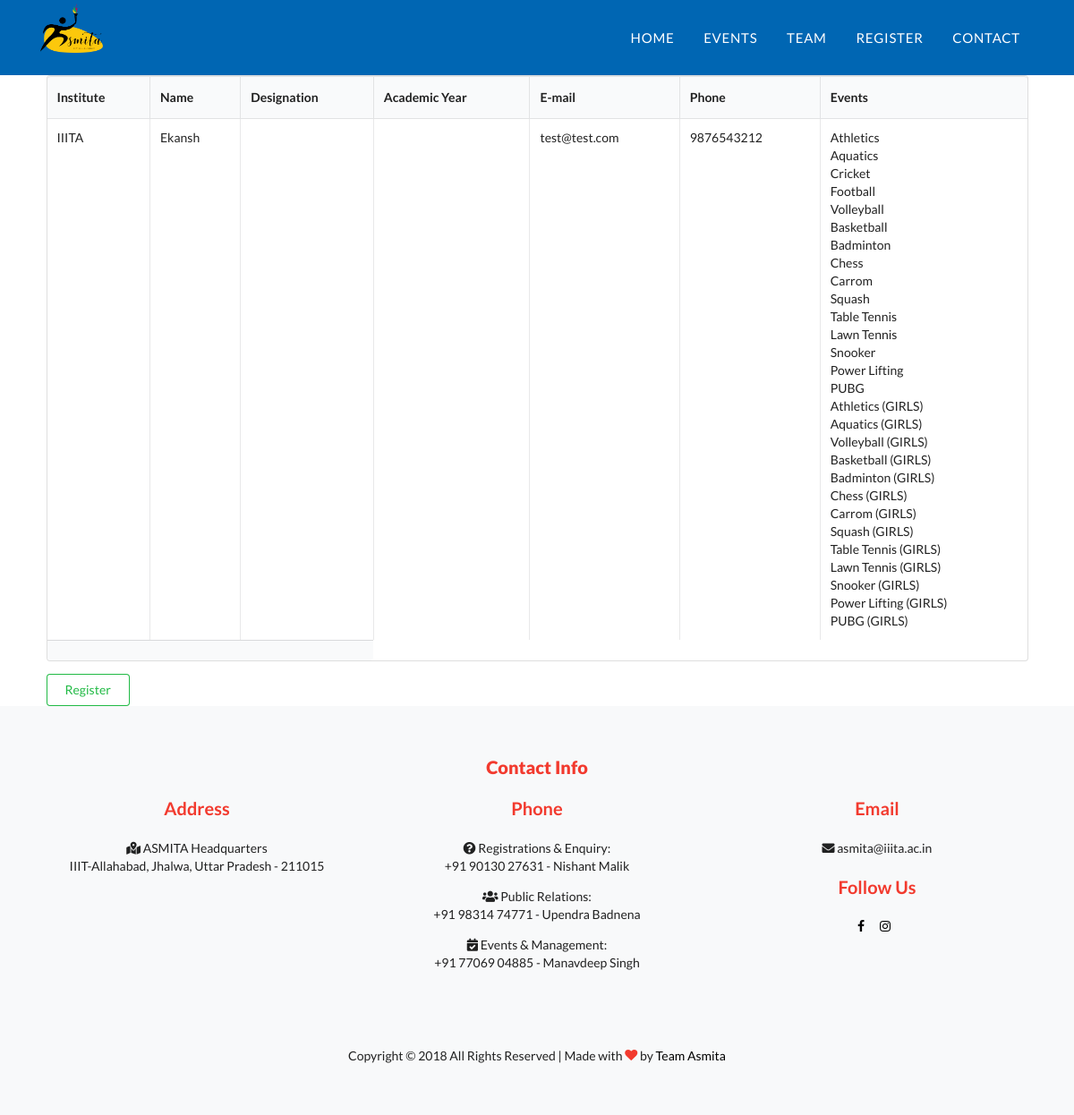
/indexadmin.php, run on the app's committed database.
### tables this page shows
CREATE TABLE `pdotrial1` (
  `id` int(11) NOT NULL,
  `name` varchar(255) NOT NULL,
  `email` varchar(255) NOT NULL,
  `institute` text NOT NULL,
  `designation` varchar(255) NOT NULL,
  `acad_year` text NOT NULL,
  `phone` bigint(11) NOT NULL,
  `team_name` text NOT NULL,
  `team_size` text NOT NULL,
  `athletics` tinyint(1) DEFAULT NULL,
  `aquatics` tinyint(1) DEFAULT NULL,
  `cricket` tinyint(1) DEFAULT NULL,
  `football` tinyint(1) DEFAULT NULL,
  `volleyball` tinyint(1) DEFAULT NULL,
  `basketball` tinyint(1) DEFAULT NULL,
  `badminton` tinyint(1) DEFAULT NULL,
  `chess` tinyint(1) DEFAULT NULL,
  `carrom` tinyint(1) DEFAULT NULL,
  `squash` tinyint(1) DEFAULT NULL,
  `table_tennis` tinyint(1) DEFAULT NULL,
  `lawn_tennis` tinyint(1) DEFAULT NULL,
  `snooker` tinyint(1) DEFAULT NULL,
  `power_lifting` tinyint(1) DEFAULT NULL,
  `pubg` tinyint(1) DEFAULT NULL,
  `athletics_girls` tinyint(1) DEFAULT NULL,
  `aquatics_girls` tinyint(1) DEFAULT NULL,
  `volleyball_girls` tinyint(1) DEFAULT NULL,
  `basketball_girls` tinyint(1) DEFAULT NULL,
  `badminton_girls` tinyint(1) DEFAULT NULL,
  `chess_girls` tinyint(1) DEFAULT NULL,
  `carrom_girls` tinyint(1) DEFAULT NULL,
  `squash_girls` tinyint(1) DEFAULT NULL,
  `table_tennis_girls` tinyint(1) DEFAULT NULL,
  `lawn_tennis_girls` tinyint(1) DEFAULT NULL,
  `snooker_girls` tinyint(1) DEFAULT NULL,
  `power_lifting_girls` tinyint(1) DEFAULT NULL,
  `pubg_girls` tinyint(1) DEFAULT NULL,
  `events` longtext NOT NULL
);

### indexadmin.php (the view)
<?php
  include("header.php");
?>
    <div class="ui container">
    <?php
      include_once("config.php");
      $sql = "SELECT * FROM pdotrial1";
      $stmt = $pdo->prepare($sql);
      $stmt->execute();
      $users = $stmt->fetchAll();
      ?>
      <table class="ui celled table">
        <thead>
          <tr>
            <th>Institute</th>
            <th>Name</th>
            <th>Designation</th>
            <th>Academic Year</th>
            <th>E-mail</th>
            <th>Phone</th>
            <th>Events</th>
          </tr>
        </thead>
      <tbody>
<?php
      foreach ($users as $user) {
        echo "<tr>";
        echo "<td>$user->institute</td>";
        echo "<td>$user->name</td>";
        echo "<td>$user->designation</td>";
        echo "<td>$user->acad_year</td>";
        echo "<td>$user->email</td>";
        echo "<td>$user->phone</td>";
        echo "<td>$user->events</td>";
        echo "</tr>";
      }
?>
  </tbody>
  <tfoot>
    <tr><th colspan="3">
    </th>
  </tr></tfoot>
</table>
<a href = 'register.html'><button class="ui button basic green">Register</button></a>
</div>
<?php
  include("footer.php");
?>

### header.php (shortened to what this page needs)
<!DOCTYPE html>
<html lang="en" dir="ltr">
  <head>
    <link rel="stylesheet" href="fonts/icomoon/style.css">
    <link rel="stylesheet" href="https://use.fontawesome.com/releases/v5.6.0/css/all.css">
    <link rel="stylesheet" href="css/bootstrap.min.css">
    <link rel="stylesheet" href="css/magnific-popup.css">
    <link rel="stylesheet" href="css/jquery-ui.css">
    <link rel="stylesheet" href="css/owl.carousel.min.css">
    <link rel="stylesheet" href="css/owl.theme.default.min.css">
    <link rel="stylesheet" href="css/bootstrap-datepicker.css">
    <link rel="stylesheet" href="css/animate.css">
    <link rel="stylesheet" href="fonts/flaticon/font/flaticon.css">
    <link rel="stylesheet" href="css/aos.css">
    <link rel="stylesheet" href="css/style.css">
  </head>
  <link rel="stylesheet" href="https://cdnjs.cloudflare.com/ajax/libs/semantic-ui/2.3.1/semantic.min.css">
    <link rel="stylesheet" href="main.css">
  <body>
  <div class="site-wrap">
    <div class="site-navbar-wrap ">
      <div class="container">
        <div class="site-navbar">
          <div class="py-1">
            <div class="row align-items-center">
              <div class="col-2">
                <h2 class="mb-0 site-logo"><a href="index.php"><img src="images/logo.png" alt="" style="width: 5rem; padding-bottom: 1.5rem;"></a></h2>
              </div>
              <div class="col-10">
                <nav class="site-navigation text-right" role="navigation">
                  <div class="container">
                    <ul class="site-menu js-clone-nav d-none d-lg-block">
                      <li><a href="index.php">Home</a></li>
                      <li><a href="events.php">Events</a></li>
                      <li><a href="team.php">Team</a></li>
                      <li><a href="register.php">Register</a></li>
                      <li><a href="#contact">Contact</a></li>
                    </ul>
                  </div>
                </nav>
              </div>
            </div>
          </div>
        </div>
      </div>
    </div>

### footer.php (shortened to what this page needs)
</div>
<footer class="site-footer bg-light" id="contact">
      <div class="container">
        <div class="row">
          <div class="col-12">
              <div class="col-md-12">
                <h3 class="footer-heading mb-4 text-primary" style="text-align: center;"><strong>Contact Info</strong></h3>
              </div>
          </div>
        </div>
        <div class="row">
          <div class="col-md-4">
            <div class="row">
              <div class="col-12">
                <h3 class="footer-heading mb-4 text-primary" style="text-align: center;">Address</h3>
              </div>
            </div>
            <div class="row">
                <div class="col-12">
                  <p style="text-align: center;"><i class="fas fa-map-marked-alt"></i> ASMITA Headquarters
                    <br>
                    IIIT-Allahabad, Jhalwa, Uttar Pradesh - 211015
                  </p>
                </div>
              </div>
          </div>
          <div class="col-md-4">
              <div class="row">
                <div class="col-12">
                  <h3 class="footer-heading mb-4 text-primary" style="text-align: center;">Phone</h3>
                </div>
              </div>
              <div class="row">
                  <div class="col-12">
                    <p style="text-align: center;"><i class="fas fa-question-circle"></i> Registrations & Enquiry:
                      <br>
                      +91 90130 27631 - Nishant Malik
                    </p>
                    <p style="text-align: center;"><i class="fas fa-users"></i> Public Relations:
                      <br>
                      +91 98314 74771 - Upendra Badnena
                    </p>
                    <p style="text-align: center;"><i class="fas fa-calendar-check"></i> Events & Management:
                      <br>
                      +91 77069 04885 - Manavdeep Singh
                    </p>
                  </div>
                </div>
            </div>
            <div class="col-md-4">
                <div class="row">
                  <div class="col-12">
                    <h3 class="footer-heading mb-4 text-primary" style="text-align: center;">Email</h3>
                  </div>
                </div>
                <div class="row">
                    <div class="col-12">
                      <p style="text-align: center;"><i class="fas fa-envelope"></i> asmita@iiita.ac.in
                    </div>
                </div>
                <div class="row" style="padding-top: 1.5rem;">
                    <div class="col-12">
                      <h3 class="footer-heading mb-4 text-primary" style="text-align: center;">Follow Us</h3>
                    </div>
                  </div>
                  <div class="row">
                      <div class="col-12">
                          <p style="text-align: center;">
                              <a href="facebook.com/asmitaiiita" class="pb-2 pr-2 pl-0"><span class="icon-facebook"></span></a>
                              <a href="instagram.com/asmita_iiita" class="p-2"><span class="icon-instagram"></span></a>
                            </p>
                        </div>
                  </div>
            </div>
        </div>
        <div class="row pt-5 mt-5 text-center">
          <div class="col-md-12">
            <p>
            Copyright &copy;  All Rights Reserved | Made with <i class="icon-heart text-primary" aria-hidden="true"></i> by <a href="https://colorlib.com" target="_blank" >Team Asmita</a>
            </p>
          </div>
        </div>
      </div>
    </footer>
</body>
</html>

### css/style.css (style rules this page uses)
body { line-height: 1.7; color: #4d4d4d; font-weight: 400; font-size: 0.9rem; font-family: "Roboto Mono", SFMono-Regular, Menlo, Monaco, Consolas, "Liberation Mono", "Courier New", monospace; font-family: "Nunito Sans", -apple-system, BlinkMacSystemFont, "Segoe UI", Roboto, "Helvetica Neue", Arial, sans-serif, "Apple Color Emoji", "Segoe UI Emoji", "Segoe UI Symbol", "Noto Color Emoji"; }
a { -webkit-transition: .3s all ease; -o-transition: .3s all ease; transition: .3s all ease; }
.site-wrap:before { -webkit-transition: .3s all ease-in-out; -o-transition: .3s all ease-in-out; transition: .3s all ease-in-out; background: rgba(0, 0, 0, 0.6); content: ""; position: absolute; z-index: 2000; top: 0; left: 0; right: 0; bottom: 0; opacity: 0; visibility: hidden; }
.site-footer { padding: 4em 0; }
.site-footer .footer-heading { font-size: 20px; }
.site-footer a { color: #000; }
.site-navbar-wrap { background: #0066b3 ; position: relative; z-index: 99; width: 100%; }
.site-navbar-wrap a { color: #fff; }
.site-navbar-top, .site-navbar { border-bottom: 1px solid rgba(0, 0, 0, 0.1); }
.site-navbar { margin-bottom: 0px; width: 100%; border-bottom: none; background: #0066b3 ; }
.site-navbar .site-logo { font-weight: 200; }
.site-navbar .site-logo a { font-weight: 200; font-size: 26px; color: #fff; }
.site-navbar .site-navigation .site-menu { margin-bottom: 0; }
.site-navbar .site-navigation .site-menu a { text-decoration: none !important; font-size: 15px; display: inline-block; }
.site-navbar .site-navigation .site-menu > li { display: inline-block; padding: 10px 5px; }
.site-navbar .site-navigation .site-menu > li > a { padding: 10px 10px; text-transform: uppercase; letter-spacing: .05em; color: rgba(255, 255, 255, 1); font-size: 15px; text-decoration: none !important; }
.site-navbar .site-navigation .site-menu > li:last-child { padding-right: 0; }
.site-navbar .site-navigation .site-menu > li:last-child > a { padding-right: 0; }
.site-mobile-menu .site-nav-wrap { padding: 0; margin: 0; list-style: none; position: relative; }
.site-mobile-menu .site-nav-wrap a { padding: 10px 20px; display: block; position: relative; color: #212529; }
.site-mobile-menu .site-nav-wrap li { position: relative; display: block; }
.site-mobile-menu .site-nav-wrap > li { display: block; position: relative; float: left; width: 100%; }
.site-mobile-menu .site-nav-wrap > li > a { padding-left: 20px; font-size: 20px; }

### data on the page
pdotrial1: institute "IIITA", name "Ekansh", email "test@test.com", phone "9876543212", events "Athletics Aquatics Cricket Football Volleyball Basketball Badminton Chess Carrom Squash Table Tennis Lawn Tennis Snooker Power Lifting PUBG Athletics (GIRLS) Aquatics (GIRLS) Volleyball (GIRLS) Basketball (GIRLS) Badminton (GIRLS) Chess (GIRLS) Carrom (GIRLS) Squash (GIRLS) Table Tennis (GIRLS) Lawn Tennis (GIRLS) Snooker (GIRLS) Power Lifting (GIRLS) PUBG (GIRLS)"
